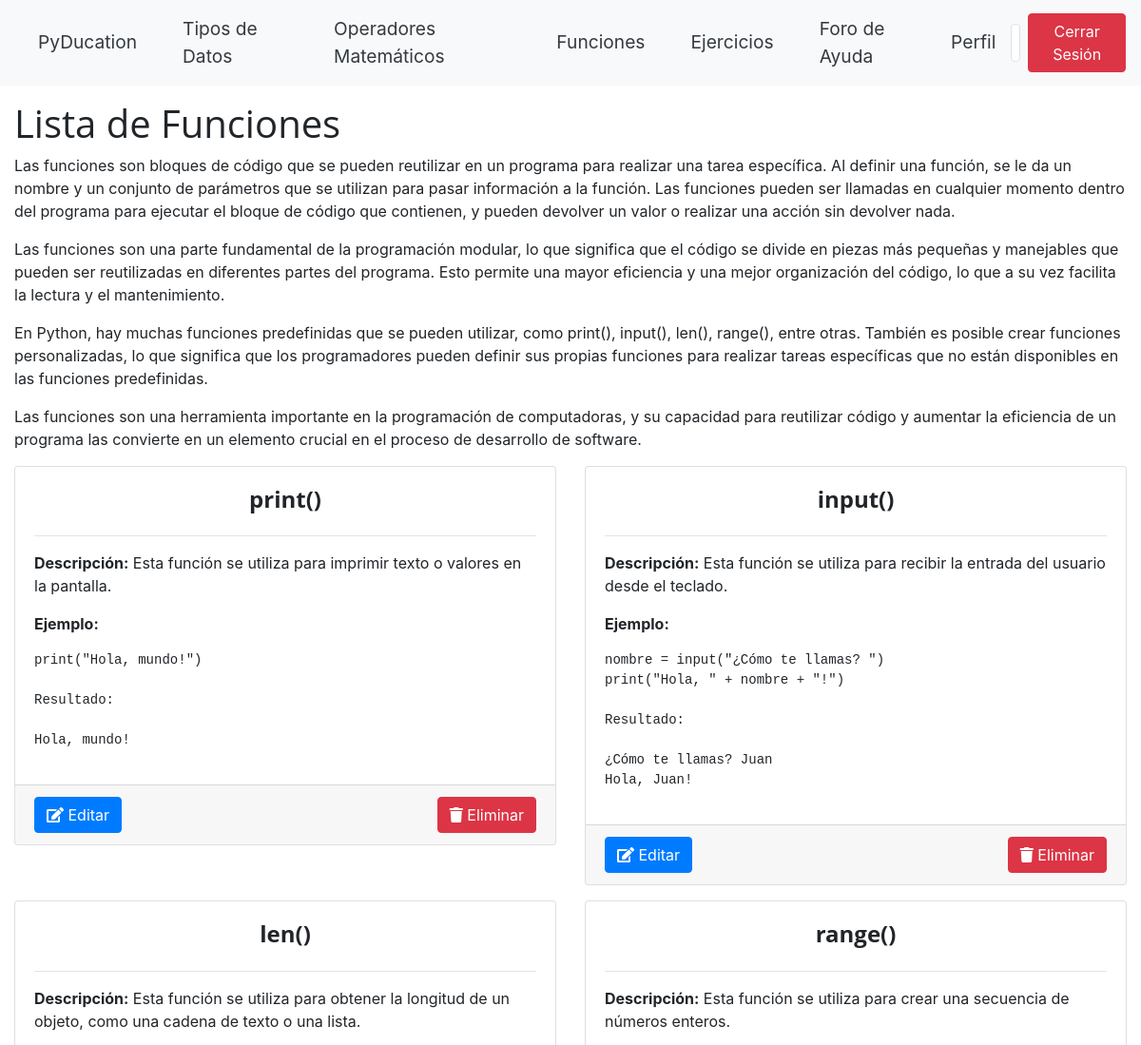
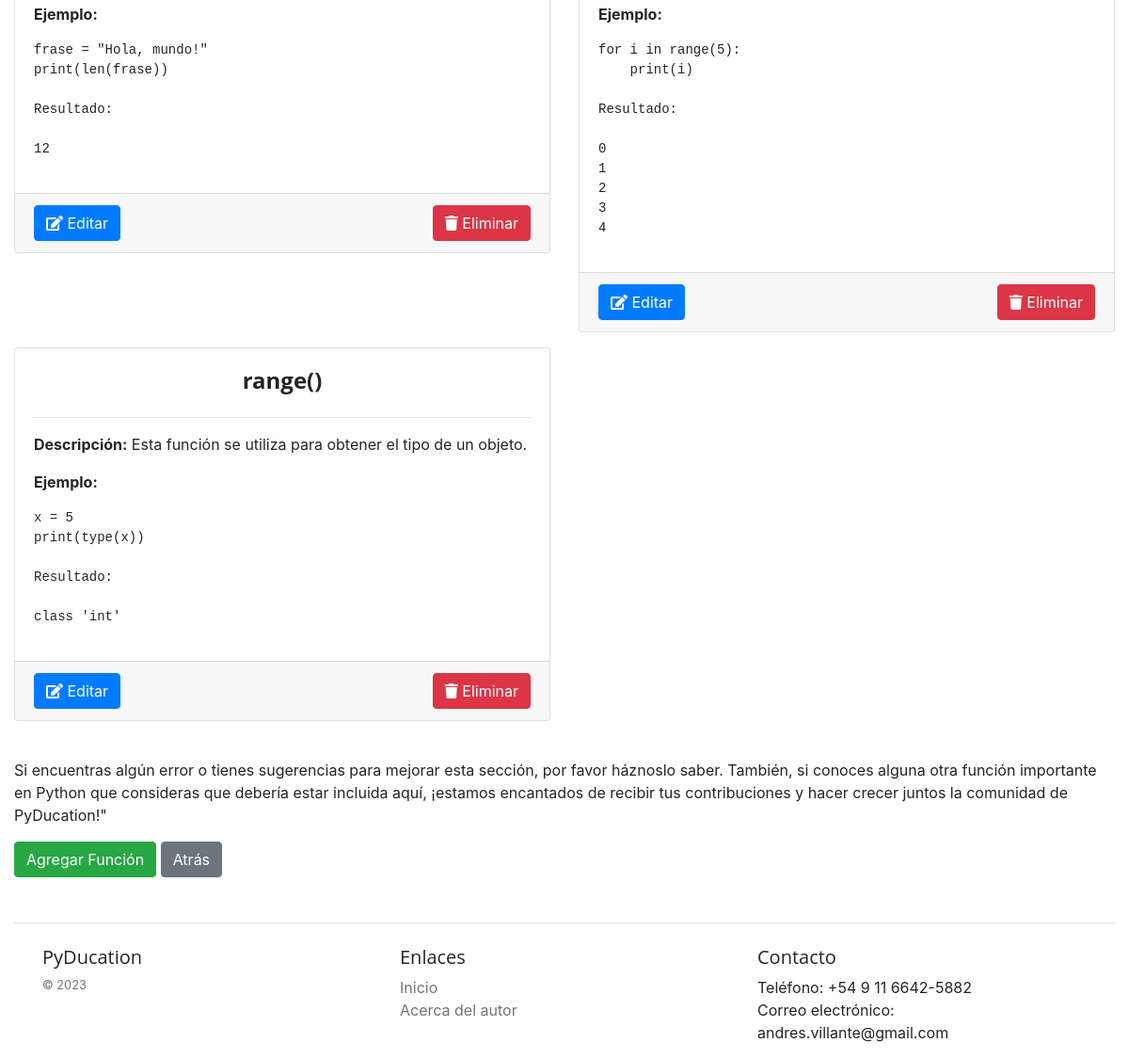
The app's page /functions_list/ (signed in) with its own data (2 pictures, top to bottom).
### blog/models.py (models this page shows)
class Profile(models.Model):
    user = models.OneToOneField(User, on_delete=models.CASCADE)
    full_name = models.CharField(max_length=100)
    nationality = models.CharField(max_length=50)
    bio = models.TextField()
    profile_pic = models.ImageField(upload_to='profile_pics/', default='profile_pics/default_profile_pic.jpg')

class Function(models.Model):
    name = models.CharField(max_length=100)
    description = models.TextField()
    example = models.TextField()
    functions_created_by = models.ForeignKey(
        User,
        on_delete=models.CASCADE,
        related_name='functions_create',
        null=True,
        blank=True,
        default=None,
    )

### blog/views.py (the view)
# urls.py: path('functions_list/', FunctionListView.as_view(), name='function_list'),
class FunctionListView(ListView):
    model = Function
    template_name = 'functions/function_list.html'
    context_object_name = 'functions'

### PyDucation/templates/functions/function_list.html (shortened to what this page needs)
{% extends 'PyDucation/base.html' %}
{% block content %}
  <h1>Lista de Funciones</h1>
  <p>Las funciones son bloques de código que se pueden reutilizar en un programa para realizar una tarea específica. Al definir una función, se le da un nombre y un conjunto de parámetros que se utilizan para pasar información a la función. Las funciones pueden ser llamadas en cualquier momento dentro del programa para ejecutar el bloque de código que contienen, y pueden devolver un valor o realizar una acción sin devolver nada.</p>
  <p>Las funciones son una parte fundamental de la programación modular, lo que significa que el código se divide en piezas más pequeñas y manejables que pueden ser reutilizadas en diferentes partes del programa. Esto permite una mayor eficiencia y una mejor organización del código, lo que a su vez facilita la lectura y el mantenimiento.</p>
  <p>En Python, hay muchas funciones predefinidas que se pueden utilizar, como print(), input(), len(), range(), entre otras. También es posible crear funciones personalizadas, lo que significa que los programadores pueden definir sus propias funciones para realizar tareas específicas que no están disponibles en las funciones predefinidas.</p>
  <p>Las funciones son una herramienta importante en la programación de computadoras, y su capacidad para reutilizar código y aumentar la eficiencia de un programa las convierte en un elemento crucial en el proceso de desarrollo de software.</p>
  <div class="row">
    {% for function in functions %}
      <div class="col-md-6 mb-3">
        <div class="card">
          <div class="card-body">
            <h5 class="card-title text-center mb-4"><strong style="font-size: 1.5rem">{{ function.name }}</strong></h5>
            <hr>
            <p class="card-text"><strong>Descripción:</strong> {{ function.description }}</p>
            <p class="card-text"><strong>Ejemplo:</strong></p>
            <pre>{{ function.example }}</pre>
          </div>
          <div class="card-footer d-flex justify-content-between">
            <a href="{% url 'function_update' function.pk %}" class="btn btn-primary">
              <i class="fas fa-edit"></i> Editar
            </a>
            <form action="{% url 'function_delete' function.pk %}" method="post">
              <a href="{% url 'function_delete' function.pk %}" class="btn btn-danger">
                <i class="fas fa-trash"></i> Eliminar
              </a>
            </form>
          </div>
        </div>
      </div>
    {% empty %}
      <div class="col-md-12">
        <div class="alert alert-info">
          No hay funciones todavía.
        </div>
      </div>
    {% endfor %}
  </div>
  <br>
  <p>Si encuentras algún error o tienes sugerencias para mejorar esta sección, por favor háznoslo saber. También, si conoces alguna otra función importante en Python que consideras que debería estar incluida aquí, ¡estamos encantados de recibir tus contribuciones y hacer crecer juntos la comunidad de PyDucation!"</p>
  <a href="{% url 'function_create' %}" class="btn btn-success">Agregar Función</a>
  <a href="{% url 'pyducation' %}" class="btn btn-secondary">Atrás</a>
{% endblock %}

### PyDucation/templates/PyDucation/base.html (shortened to what this page needs)
{% load static %}
<!DOCTYPE html>
<html lang="en">
    <head>
        <link rel="stylesheet" type="text/css" href="{% static 'css/base.css' %}">
        <link rel="stylesheet" href="https://stackpath.bootstrapcdn.com/bootstrap/4.3.1/css/bootstrap.min.css"
>
        <link rel="stylesheet" href="https://cdnjs.cloudflare.com/ajax/libs/font-awesome/5.15.1/css/all.min.css"
 />
    </head>
    <body>
        <nav class="navbar navbar-expand-lg navbar-light bg-light">
            {% if user.is_authenticated %}
            <a class="nav-link navbar-text text-dark mx-2" href="{% url 'pyducation' %}">PyDucation</a>
            <a class="nav-link navbar-text text-dark mx-2" href="{% url 'data_type_list' %}">Tipos de Datos</a>
            <a class="nav-link navbar-text text-dark mx-2" href="{% url 'math_operator_list' %}">Operadores Matemáticos</a>
            <a class="nav-link navbar-text text-dark mx-2" href="{% url 'function_list' %}">Funciones</a>
            <a class="nav-link navbar-text text-dark mx-2" href="{% url 'exercise_list' %}">Ejercicios</a>
            <a class="nav-link navbar-text text-dark mx-2" href="{% url 'post_list' %}">Foro de Ayuda</a>
            {% else %}
            <a class="nav-link navbar-text text-dark mx-2" href="{% url 'home' %}">PyDucation</a>
            {% endif %}
            <div class="collapse navbar-collapse" id="navbarNav">
              <ul class="navbar-nav ml-auto">
                {% if user.is_authenticated %}
                <li class="nav-item">
                    {% if user.profile %}
                    <div class="d-flex align-items-center">
                        <a class="nav-link navbar-text text-dark" href="{% url 'profile_detail' user.profile.pk %}">Perfil</a>
                        <a class="nav-link" href="{% url 'profile_detail' user.profile.pk %}">
                            <img src="{{ user.profile.profile_pic.url }}" class="img-thumbnail profile-image" style="height: 40px;">
                        </a>
                    </div>
                    {% endif %}
                </li>
                <li class="nav-item">
                  <form action="{% url 'logout' %}" method="post">
                    <div class="text-center">
                      <button type="submit" class="btn btn-danger btn-logout">Cerrar Sesión</button>
                    </div>
                  </form>
                </li>
                {% endif %}
              </ul>
            </div>
          </nav>
        <div class="container-fluid mt-3">
            {% block content %}{% endblock %}
            {% if user.is_authenticated %}
                <footer class="mt-5 pt-4 border-top">
                    <div class="container">
                        <div class="row">
                            <div class="col-12 col-md">
                                <h5>PyDucation</h5>
                                <small class="d-block mb-3 text-muted">&copy; 2023</small>
                            </div>
                            <div class="col-6 col-md">
                                <h5>Enlaces</h5>
                                <ul class="list-unstyled text-small">
                                    <li><a class="text-muted" href="{% url 'pyducation' %}">Inicio</a></li>
                                    <li><a class="text-muted" href="{% url 'about' %}">Acerca del autor</a></li>
                                </ul>
                            </div>
                            <div class="col-6 col-md">
                                <h5>Contacto</h5>
                                <ul class="list-unstyled text-small">
                                    <li>Teléfono: +54 9 11 6642-5882</li>
                                    <li>Correo electrónico: andres.villante@gmail.com</li>
                                </ul>
                            </div>
                        </div>
                    </div>
                </footer>
            {% endif %}
        </div>
    </body>
</html>

### static/css/base.css (style rules this page uses)
.profile-image { display: block; margin: 0 auto; }
.navbar-nav { display: flex; justify-content: center; align-items: center; }
body { font-family: "Helvetica Neue", Helvetica, Arial, sans-serif; color: #333; background-color: #f9f9f9; line-height: 1.5; }
h1, h2, h3, h4, h5, h6 { font-family: "Open Sans", sans-serif; font-weight: 700; line-height: 1.2; margin: 1em 0; }
a { color: #0074d9; text-decoration: none; }
img { max-width: 100%; height: auto; }
.navbar { font-size: 1.2rem; }

### records on screen
Function: name "print()", description "Esta función se utiliza para imprimir texto o valores en la pantalla.", example "print(\"Hola, mundo!\") Resultado: Hola, mundo!"
Function: name "input()", description "Esta función se utiliza para recibir la entrada del usuario desde el teclado.", example "nombre = input(\"¿Cómo te llamas? \") print(\"Hola, \" + nombre + \"!\") Resultado: ¿Cómo te llamas? Juan Hola, Juan!"
Function: name "len()", description "Esta función se utiliza para obtener la longitud de un objeto, como una cadena de texto o una lista.", example "frase = \"Hola, mundo!\" print(len(frase)) Resultado: 12"
Function: name "range()", description "Esta función se utiliza para crear una secuencia de números enteros.", example "for i in range(5): print(i) Resultado: 0 1 2 3 4"
Function: name "range()", description "Esta función se utiliza para obtener el tipo de un objeto.", example "x = 5 print(type(x)) Resultado: class 'int'"
